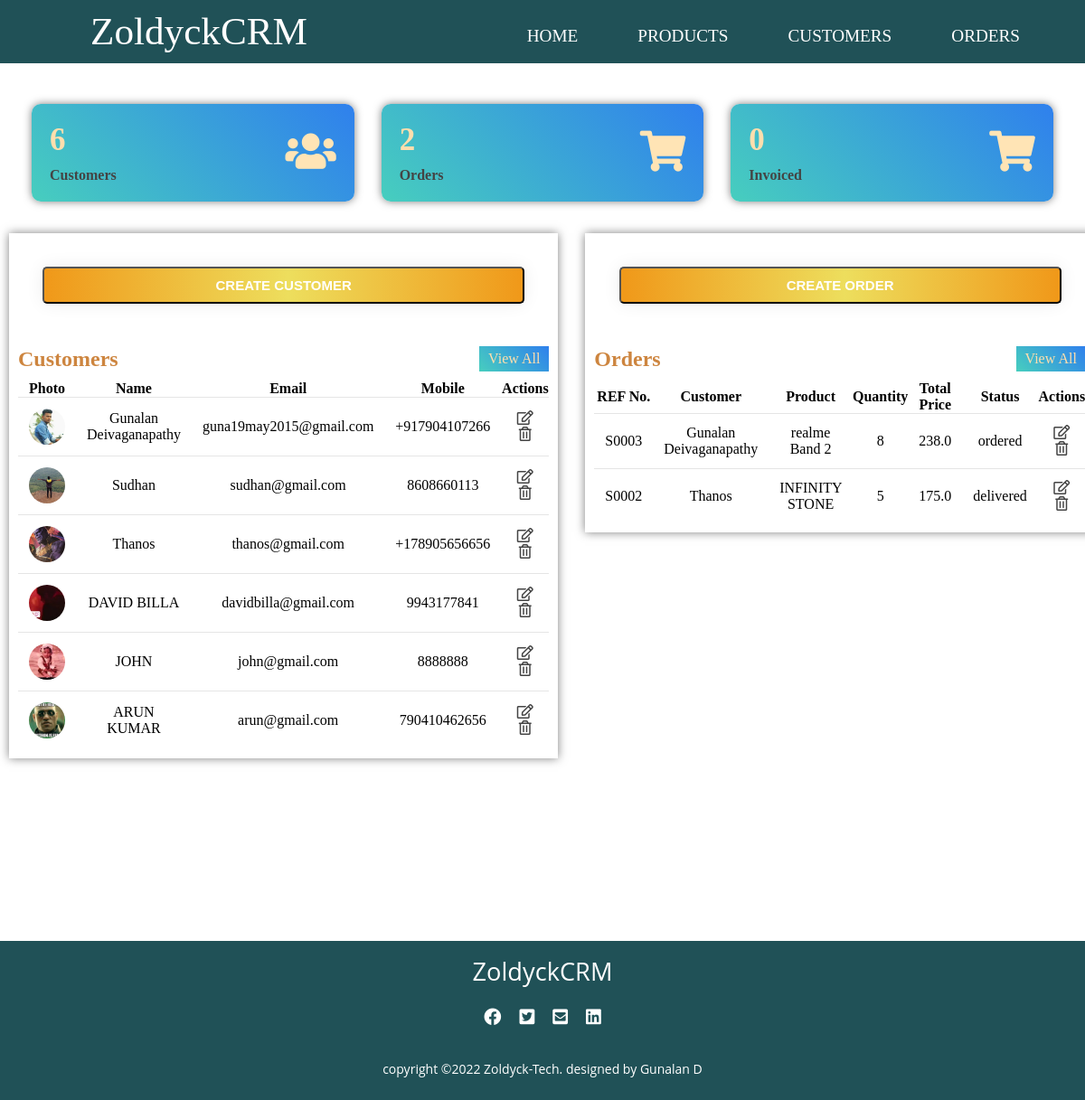
/, run on an earlier commit of the app's database.
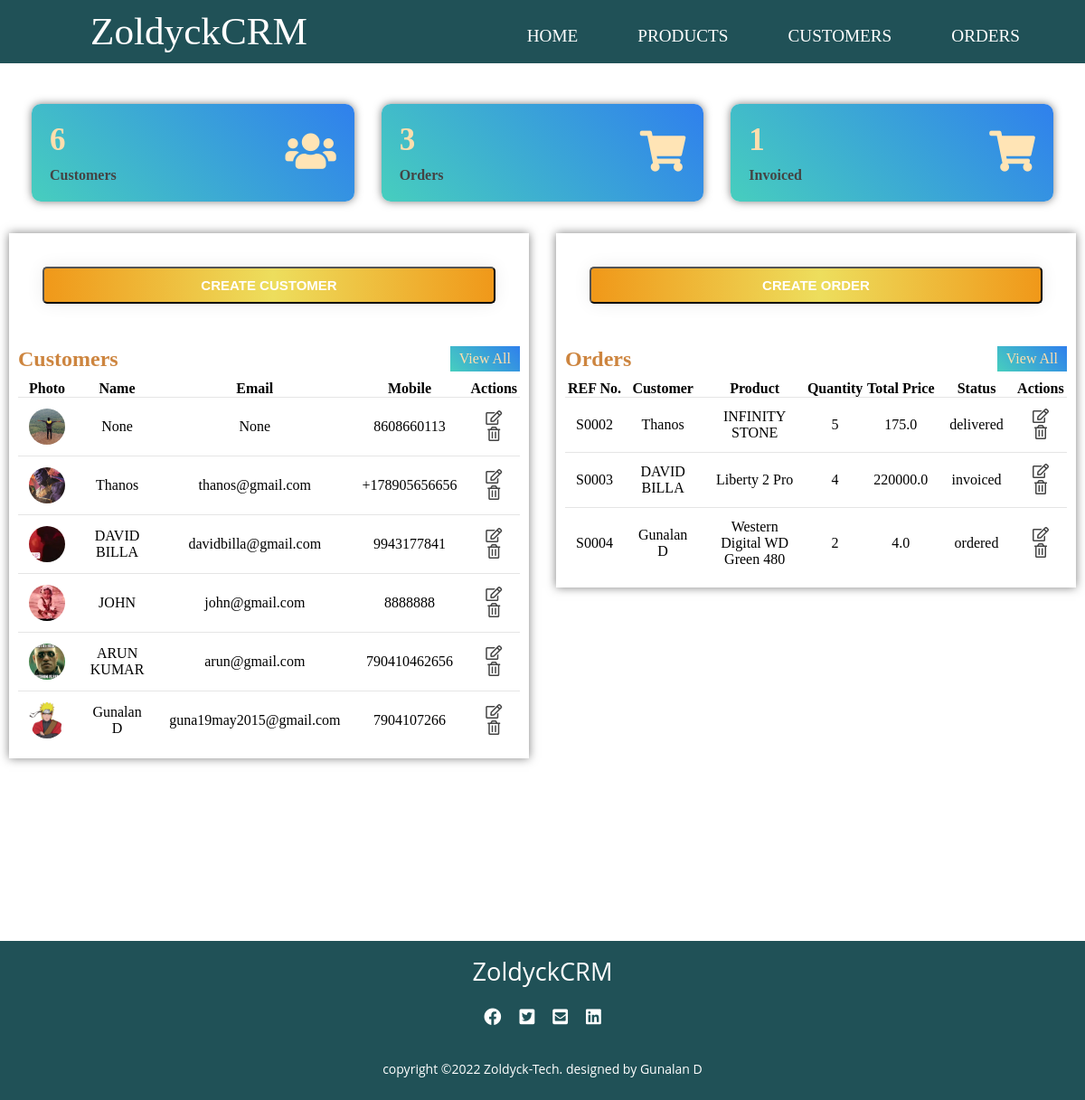
And on a later commit of the database.
### accounts/models.py (models this page shows, shortened)
class Customer(models.Model):
    customer_pic = models.ImageField(upload_to='customer_pics/', blank=True)
    customer_name = models.CharField(max_length=50, null= True)
    customer_email = models.CharField(max_length=200 , null= True)
    customer_mobile = models.CharField(max_length=50 , null= True)
    date_created = models.DateTimeField(auto_now_add=True , null= True)
    def __str__(self):
        return self.customer_name

class SaleOrder(models.Model):
    STATUS = (
        ('quotation', 'Quotation'),
        ('ordered', 'Ordered'),
        ('pending', 'Pending'),
        ('delivered', 'Delivered'),
        ('cancelled', 'Cancelled'),
        ('invoiced', 'Invoiced'),
    )
    sale_order_referencenumber = models.CharField(max_length=200, null= True)
    sale_order_customer = models.ForeignKey(Customer, on_delete=models.SET_NULL, null= True) # added a realtionship between the two models
    sale_order_product =  models.ForeignKey(Product, on_delete=models.SET_NULL, null= True)
    sale_order_quantity = models.IntegerField(null= True)
    sale_order_total_price = models.FloatField(null= True)
    status = models.CharField(max_length=200, null= True , choices=STATUS, default='quotation')
    sale_order_date = models.DateTimeField(auto_now_add=True , null= True)

class Product(models.Model):
    CATEGORIES = (
        ('service', 'Service'),
        ('stockable', 'Stockable'),
    )
    product_name = models.CharField(max_length=200, null= True)
    product_price = models.FloatField(null= True)
    product_category = models.CharField(max_length=200, null= True , choices=CATEGORIES)
    product_description = models.CharField(max_length=200, null= True)
    date_created = models.DateTimeField(auto_now_add=True , null= True)
    product_tag = models.ManyToManyField(ProductTag ,blank=True, null=True)
    def __str__(self):
        return self.product_name

### accounts/views.py (the view)
# urls.py: path('',views.home, name='home'),
def home(request):
    orders = SaleOrder.objects.all()
    customers = Customer.objects.all()
    total_orders = orders.count()
    total_customers = customers.count()
    invoiced = SaleOrder.objects.filter(status='invoiced').count()
    context = {
        'orders': orders,
        'customers': customers,
        'total_orders': total_orders,
        'total_customers': total_customers,
        'invoiced': invoiced
    }
    return render(request, 'accounts/home.html',context)

### accounts/templates/accounts/home.html
{% extends 'accounts/layout.html'%}
{% block content %}
<section>
    <div class="main">
        <div class="cards">
            <div class="card">
                <div class="card-content">
                    <div class="number">{{total_customers}}</div>
                    <div class="card-name">Customers</div>
                </div>
                <div class="icon-box">
                    <i class="fas fa-users"></i>
                </div>
            </div>
            <div class="card">
                <div class="card-content">
                    <div class="number">{{total_orders}}</div>
                    <div class="card-name">Orders</div>
                </div>
                <div class="icon-box">
                    <i class="fas fa-shopping-cart"></i>
                </div>
            </div>
            <div class="card">
                <div class="card-content">
                    <div class="number">{{invoiced}}</div>
                    <div class="card-name">Invoiced</div>
                </div>
                <div class="icon-box">
                    <i class="fas fa-shopping-cart"></i>
                </div>
            </div>
        </div>
        <div class="tables">
            <div class="latest-customers">
                <div class="button">
                    <button class="crt-cus"><a href="{% url 'create_customer' %}">CREATE CUSTOMER</a></button>
                </div>
                <div class="heading">
                    <h2>Customers</h2>
                    <a href="{% url 'customers' %}" class="btn">View All</a>
                </div>
                <table class="customers">
                    <thead>
                        <tr>
                            <th>Photo</th>
                            <th>Name</th>
                            <th>Email</th>
                            <th>Mobile</th>
                            <th>Actions</th>
                        </tr>
                    </thead>
                    <tbody>
                        {% for cus in customers %}
                        <tr>
                            <td>
                                <div class="img-box-small">
                                    {% if cus.customer_pic %}
                                    <img src="{{ cus.customer_pic.url }}">
                                    {% endif %}
                                </div>
                            </td>
                            <td>{{ cus.customer_name }}</td>
                            <td>{{ cus.customer_email }}</td>
                            <td>{{ cus.customer_mobile }}</td>
                            <td>
                                <a href="{% url 'customer' cus.id %}"><i class="far fa-edit"></i></a>
                                <a href="{% url 'delete_customer' cus.id %}"><i class="far fa-trash-alt"></i></a>
                            </td>
                        </tr>
                        {% endfor %}
                    </tbody>
                </table>
            </div>
            <div class="latest-orders">
                <div class="button">
                    <button class="crt-ord"><a href="{% url 'create_order' %}">CREATE ORDER</a></button>
                </div>
                <div class="heading">
                    <h2>Orders</h2>
                    <a href="{% url 'orders' %}"class="btn">View All</a>
                </div>
                <table class="orders">
                    <thead>
                        <tr>
                            <th>REF No.</th>
                            <th>Customer</th>
                            <th>Product</th>
                            <th>Quantity</th>
                            <th>Total Price</th>
                            <th>Status</th>
                            <th>Actions</th>
                        </tr>
                    </thead>
                    <tbody>
                        {% for ord in orders %}
                        <tr>
                             <td>{{ ord.sale_order_referencenumber  }}</td>
                             <td>{{ ord.sale_order_customer }}</td>
                             <td>{{ ord.sale_order_product  }}</td>
                             <td>{{ ord.sale_order_quantity }}</td>
                             <td>{{ ord.sale_order_total_price  }}</td>
                             <td>{{ ord.status  }}</td>
                            <td>
                                <a href="{% url 'update_order' ord.id %}"><i class="far fa-edit"></i></a>
                                <a href="{% url 'delete_order' ord.id %}"><i class="far fa-trash-alt"></i></a>
                            </td>
                        </tr>
                        {% endfor %}
                    </tbody>
                </table>
            </div>
        </div>
    </div>
</section>
{% endblock %}

### accounts/templates/accounts/layout.html (shortened to what this page needs)
{% load static %}
<!DOCTYPE html>
<html lang="en">
<head>
    <link rel="stylesheet" type="text/css" href="{% static 'css/main.css' %}">
    <link href="https://cdnjs.cloudflare.com/ajax/libs/font-awesome/5.13.0/css/all.min.css" rel="stylesheet">
</head>
<body>
    <div id="page-container">
    <div class="navbar">
        <nav class="nav">
            <label class="logo">ZoldyckCRM</label>
          <ul class="ul-nav">
              <li><a  href="{% url 'home' %}">HOME</a></li>
              <li><a  href="{% url 'products' %}">PRODUCTS</a></li>
              <li><a  href="{% url 'customers' %}">CUSTOMERS</a></li>
              <li><a  href="{% url 'orders' %}">ORDERS</a></li>
          </ul>
        </nav>
    </div>
    <article>
        {% block content %}
        {% endblock %}
    </article>
    <footer>
        <div class="footer-container">
            <h3>ZoldyckCRM</h3>
            <div class="social">
                <ul class="socials">
                    <li><a href="#"><i class="fab fa-facebook"></i></a></li>
                    <li><a href="#"><i class="fab fa-twitter-square"></i></a></li>
                    <li><a href="#"><i class="fas fa-envelope-square"></i></a></li>
                    <li><a href="#"><i class="fab fa-linkedin"></i></a></li>
                </ul>
            </div>
            <div class="footer-bottom">
                <p>copyright &copy;2022 Zoldyck-Tech. designed by <span>Gunalan D</span></p>
            </div>
        </div>
    </footer>
    </div>
</body>
</html>

### accounts/static/css/main.css (style rules this page uses)
* { margin: 0; padding: 0; box-sizing: border-box; text-decoration: none; }
body { font-family: Candara; }
#page-container { position: relative; min-height: 100vh; }
.nav { background: #205157; height: 70px; width: 100%; }
label.logo { color: #ffff; font-size: 2.7em; line-height: 70px; padding: 0 100px; }
.nav .ul-nav { list-style: none; float: right; margin-right: 30px; }
.nav .ul-nav li { display: inline-block; line-height: 80px; margin : 0 10px; margin-right: 2rem; }
.nav .ul-nav li a { color: #ffff; text-decoration: none; font-size: 1.2em; padding: 7px 10px; border-radius: 3px; text-transform: uppercase; }
footer { margin-top: 12rem; background: #205157; height: auto; width: 100%; font-family: "Open Sans"; padding: 10px; color: #fff; bottom: 0; position: relative; height: 11rem; }
.footer-container { display: flex; align-items: center; justify-content: space-between; flex-direction: column; }
.footer-container h3 { font-size: 1.7rem; font-weight: 500; text-transform: capitalize; line-height: 3rem; }
.footer-container p { max-width: 500px; margin-right: 10px auto; line-height: 27px; font-size:14px; }
.socials { color: #205157; display: flex; align-items: center; justify-content: center; color:#ffff; list-style: none; margin: 1rem 0 2rem 0; }
.socials li { margin: 0 10px; }
.socials a { text-decoration: none; color:#fff; cursor: pointer; }
.socials a i { font-size: 1.2rem; cursor: pointer; }
.cards { margin-top: 20px; width:100%; padding: 25px 35px; display: grid; grid-template-columns: repeat(3, 1fr); grid-gap: 30px; }
.cards .card { background: linear-gradient(45deg,#47cebe,#2f80ed); border-radius: 10px; padding: 20px; display: flex; align-items: center; justify-content: space-between; box-shadow: 0px 0px 10px rgba(0,0,0,0.5); }
.number { font-size:35px; font-weight: 600; color: navajowhite; }
.card-name { color: #444; font-weight: 600; }
.icon-box { font-size: 45px; color: moccasin; }
.tables { width:100%; display: grid; grid-template-columns: repeat(2, 1fr); padding: 10px; grid-gap: 30px; align-items: self-start; }
.img-box-small { position: relative; width: 40px; height: 40px; border-radius: 50%; overflow: hidden; text-align: center; }
.img-box-small img { position: absolute; top:0; left:0; width: 100%; height: 100%; object-fit: cover; }
.latest-orders , .latest-customers { background: #fff; padding: 10px; width: 100%; box-shadow: 0px 0px 10px rgba(0,0,0,0.5); }
.heading { display: flex; align-items: center; justify-content: space-between; color: peru; }
.btn { padding: 5px 10px; background: linear-gradient(45deg,#47cebe,#2f80ed); color: navajowhite; text-align: center; text-decoration: none; }
table { margin-top: 10px; width: 100%; border-collapse: collapse; text-align: center; }
table tr { border-bottom: 1px solid rgba(0,0,0,0.1) }
td { padding: 12px; }
table tbody tr:last-child { border-bottom: none; }
td i { color: #444; cursor: pointer; padding: 0 5.5px; }
.crt-cus ,.crt-ord { background: #fff; padding: 10px 15px; width: 25%; width: 100%; box-shadow: 0 0 20px #eee; border-radius: 5px; margin-bottom: 20px; background-image: linear-gradient(to right, #F09819 0%, #EDDE5D 51%, #F09819 100%); transition: 0.5s; color: #ffff; }
.crt-cus a ,.crt-ord a { color: #ffff; text-decoration: none; font-size: 15px; font-weight: bolder; }
.card-content { display: grid; grid-gap: 10px; }
.button { margin: 1.7rem; }

What changed in the data, as far as the page shows it:
removed Customer: customer_pic (picture), customer_name "Gunalan Deivaganapathy", customer_email "guna19may2015@gmail.com", customer_mobile "+917904107266"
removed SaleOrder: sale_order_referencenumber "S0003", sale_order_customer "Gunalan Deivaganapathy", sale_order_product "realme Band 2", sale_order_quantity "8", sale_order_total_price "238.0", status "ordered"
changed Customer: customer_name "Sudhan" → "None"; customer_email "sudhan@gmail.com" → "None"
added Customer: customer_pic (picture), customer_name "Gunalan D", customer_email "guna19may2015@gmail.com", customer_mobile "7904107266"
added SaleOrder: sale_order_referencenumber "S0003", sale_order_customer "DAVID BILLA", sale_order_product "Liberty 2 Pro", sale_order_quantity "4", sale_order_total_price "220000.0", status "invoiced"
added SaleOrder: sale_order_referencenumber "S0004", sale_order_customer "Gunalan D", sale_order_product "Western Digital WD Green 480", sale_order_quantity "2", sale_order_total_price "4.0", status "ordered"
Also different on the page:
{{ total_orders }}: "2" → "3"
{{ invoiced }}: "0" → "1"
